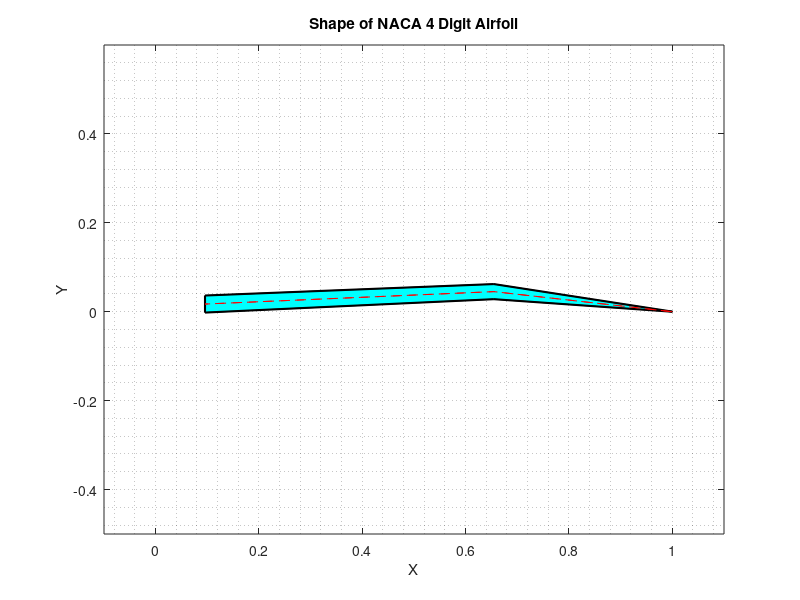

MATLAB code to generate this figure:
clear all; close all; clc

% This program generates the shape of 
% NACA 4 digit series airfoils 
n = input('Enter the number of points on the airfoil: ');

M = input('Enter the first digit of the airfoil: ');       % First digit
P = input('Enter the second digit of the airfoil: ');       % Second digit
T = input('Enter the last 2 digit of the airfoil: ');      % Last 2 digit

c = 1;        % Chord Length

m = M*c/100;  % Max Chamber
p = P*c/10;    % Location of Max Chamber from leading edge
t = T*c/100;   % Max Thickness

for i=1:n
    theta = (i-1)*2*pi/n;
    % Eq. 1
    x = 0.5*c*(1 + cos(theta));

    % Camber Eq
    if x<p
        % Eq 2
        yc(i) = (m/p^2)*(2*p*x - x^2);
    else
        % Eq 3 
        yc(i) = (m/(1-p)^2)*((1-2*p)+2*p*x - x^2);
    end

    %  Thickness Distribution
    yt = 5*t*(0.2969*sqrt(x)...
              -0.1260*x ...
              - 0.3516*x^2 ...
              + 0.2843*x^3 ...
              - 0.1026*x^4);

    if i<(1+n/2)
        % Upper surface points (Eq 5 and 6)
        xa(i) = x;
        ya(i) = yc(i) + yt;
    else
        % Lower surface points (Eq 7 and 8)
        xa(i) = x;
        ya(i) = yc(i) - yt;
    end
    xa(n+1) = c; ya(n+1) = 0;   %Trailing edge
    yc(n+1) = 0;  %Camber value at trailing edge
end

% Plotting Syntax
fill(xa,ya,'c')

hold on
% plot(xa,ya,'-ok')
plot(xa,ya,'-k','LineWidth',1.5)
axis([-0.1 1.1 -0.5 0.6])
xlabel('X')
ylabel('Y')
title ('Shape of NACA 4 Digit Airfoil')
grid minor

% Mean camber line
plot(xa,yc,'--r')
% axis off
hold off
